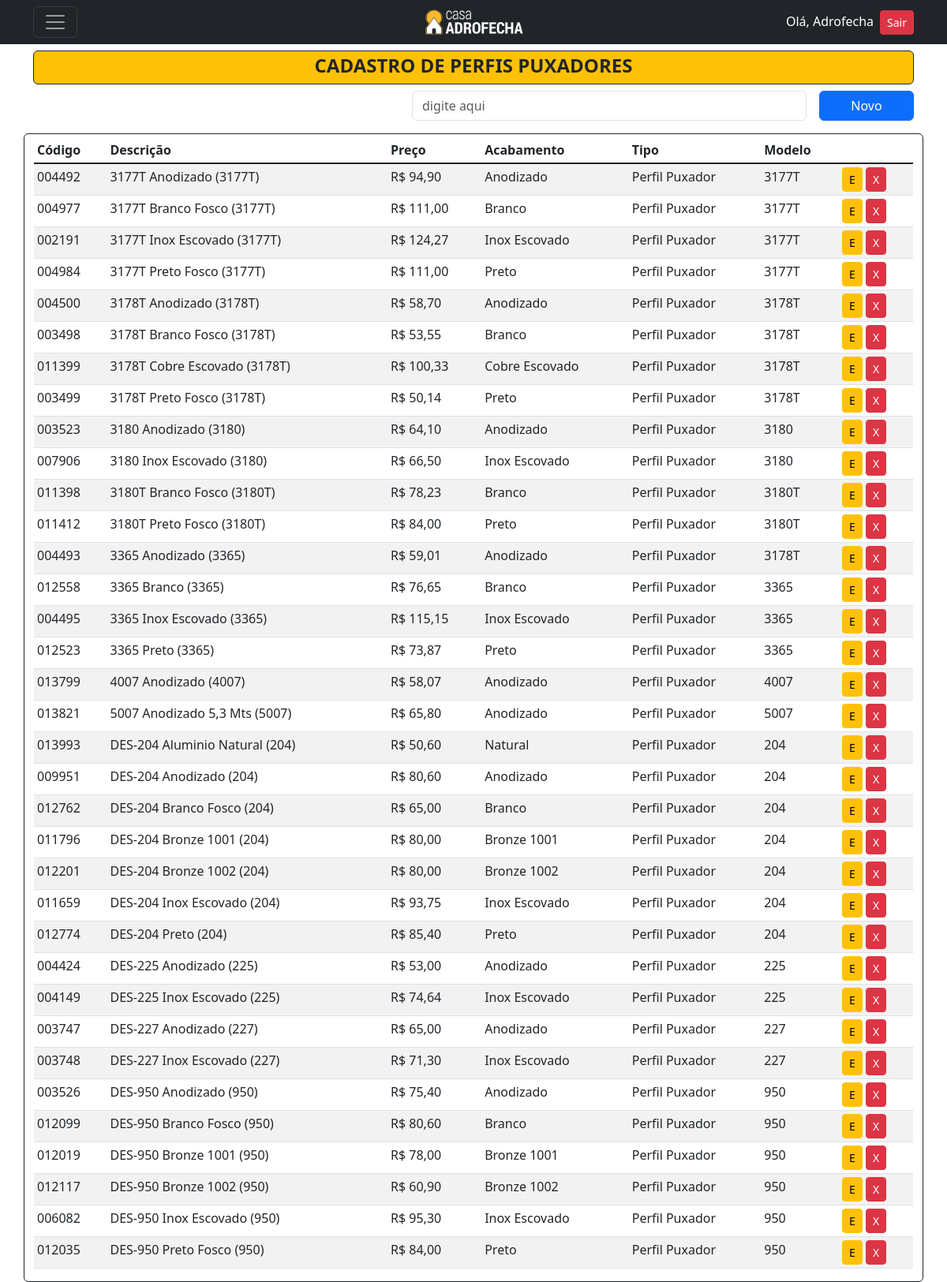
The app's page /listar/perfilpuxador/ (signed in), older data.
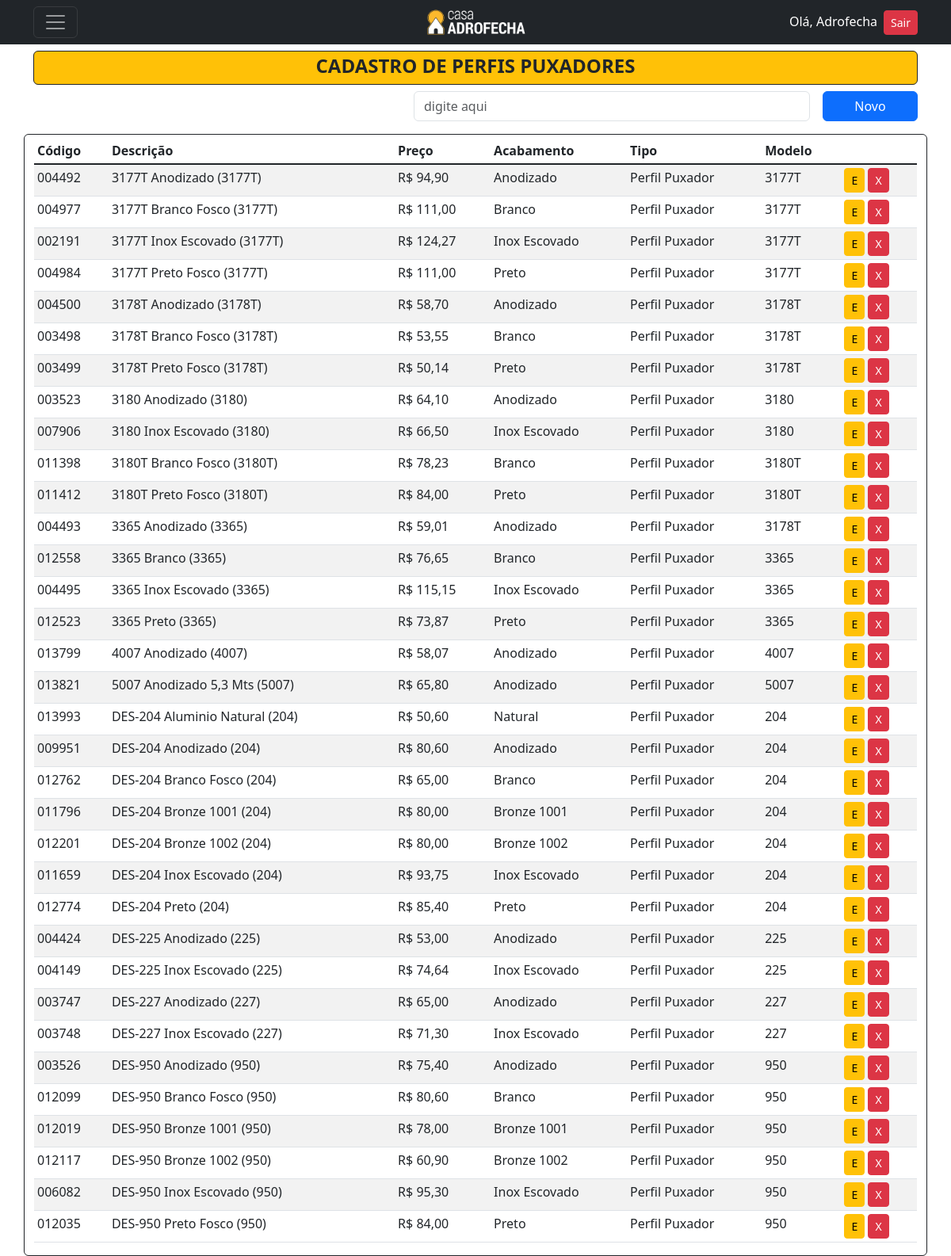
The same page, newer data.
### cadastros/models.py (models this page shows, shortened)
class PerfilPuxador(models.Model):
    codigo = models.CharField(max_length=6, verbose_name="Código", unique=True)
    descricao = models.CharField(max_length=150, verbose_name="Descrição")
    preco = models.DecimalField(decimal_places=2, max_digits=5, verbose_name="Preço")
    acabamento = models.ForeignKey(Acabamento, on_delete=models.PROTECT)
    tipo = models.ForeignKey(Tipo, on_delete=models.PROTECT)
    modelo = models.ForeignKey(ModeloPerfilPuxador, on_delete=models.PROTECT)
    class Meta:
        verbose_name = 'Perfil Puxador'
        verbose_name_plural = 'Perfis Puxadores'
        ordering = ["descricao"]

class Acabamento(models.Model):
    acabamento = models.CharField(max_length=50, unique=True)
    codigo_rgb = models.CharField(max_length=15, verbose_name="Código RGB",)
    class Meta:
        verbose_name = 'Acabamento'
        verbose_name_plural = 'Acabamentos'
        ordering = ["acabamento"]
    def __str__(self):
        return self.acabamento

class Tipo(models.Model):
    tipo = models.CharField(max_length=30, unique=True)
    class Meta:
        ordering = ["tipo"]
    def __str__(self):
        return self.tipo

class ModeloPerfilPuxador(models.Model):
    modelo = models.CharField(max_length=10, unique=True)
    class Meta:
        verbose_name = 'Modelo Perfil Puxador'
        verbose_name_plural = 'Modelo Perfis Puxadores'
        ordering = ["modelo"]
    def __str__(self):
        return self.modelo

### cadastros/views.py (the view)
# urls.py: path('listar/perfilpuxador/', PerfilPuxadorList.as_view(), name='listar-perfilpuxador'),
class PerfilPuxadorList(LoginRequiredMixin,PermissionRequiredMixin, ListView):
    model = PerfilPuxador
    template_name = 'cadastros/listas/PerfilPuxador.html'
    permission_required = 'cadastros.view_perfilpuxador'

### cadastros/templates/cadastros/listas/perfilPuxador.html (shortened to what this page needs)
{% extends 'base.html' %}
{% block content %}
<header class="mt-5">
  <div>
      <div class="bg-warning rounded text-dark border border-dark pt-1 d-flex align-items-center justify-content-center">
        <h4><strong>CADASTRO DE PERFIS PUXADORES</strong></h4>
      </div>
      <div class="mt-2 d-flex align-items-center justify-content-end">
          <input type="email" class="form-control me-3" style="width: 500px;" name="busca-perfilpuxador" placeholder="digite aqui">
          <a href="{% url 'cadastrar-perfilpuxador' %}" style="width: 120px;" class="btn btn-primary bg-primary">Novo</a>
      </div>
  </div>
</header>
<div class="mt-3">
  <div class="row">
      <div class="border border-dark rounded container">
          <table class="mt-1 table table-sm table-striped">
            <thead>
              <tr>
                <th scope="col ">Código</th>
                <th scope="col ">Descrição</th>
                <th scope="col ">Preço</th>
                <th scope="col ">Acabamento</th>
                <th scope="col ">Tipo</th>
                <th scope="col ">Modelo</th>
              </tr>
            </thead>
            <tbody class="table-group-divider ">
                {% for perfilpuxador in object_list %}
                <tr>
                    <td>{{ perfilpuxador.codigo }}</td>
                    <td>{{ perfilpuxador.descricao }}</td>
                    <td>R$ {{ perfilpuxador.preco }}</td>
                    <td>{{ perfilpuxador.acabamento }}</td>
                    <td>{{ perfilpuxador.tipo }}</td>
                    <td>{{ perfilpuxador.modelo }}</td>
                    <td>
                        <a href="{% url 'editar-perfilpuxador' perfilpuxador.pk %}" class="btn btn-warning btn-sm" title="Editar">E</a>
                        <a href="{% url 'excluir-perfilpuxador' perfilpuxador.pk %}" class="btn btn-danger btn-sm" title="Excluir">X</a>
                    </td>
                </tr>
                {% empty %}
                    <tr>
                        <td colspan="9">Nenhum Perfil Puxador cadastrado</td>
                    </tr>
                {% endfor %}
            </tbody>
          </table>
      </div>
  </div>
</div>
{% endblock %}

Row changes from the older to the newer data that the page shows:
removed PerfilPuxador: codigo "011399", descricao "3178T Cobre Escovado (3178T)", preco "100,33", acabamento "Cobre Escovado", tipo "Perfil Puxador", modelo "3178T"
